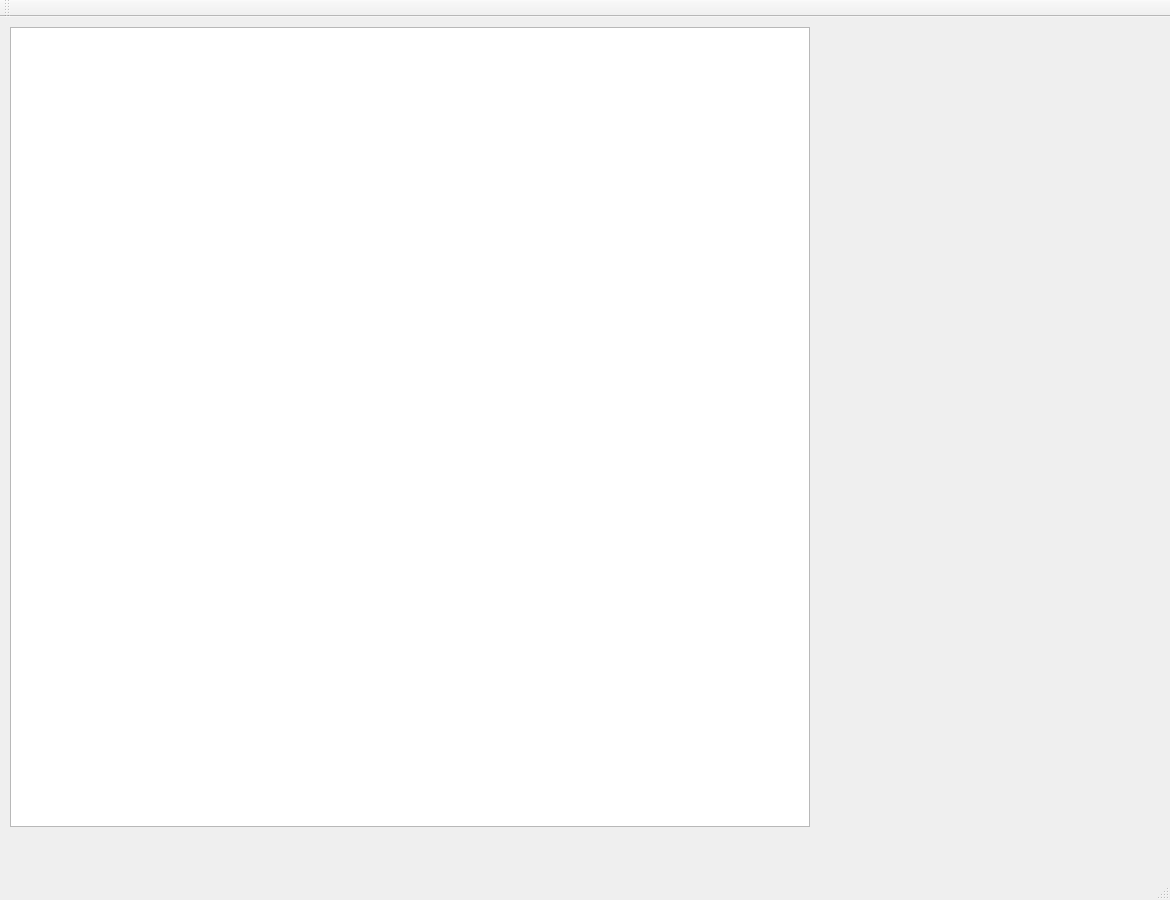
<?xml version="1.0" encoding="UTF-8"?>
<ui version="4.0">
 <class>MainWindow</class>
 <widget class="QMainWindow" name="MainWindow">
  <property name="geometry">
   <rect>
    <x>0</x>
    <y>0</y>
    <width>1170</width>
    <height>900</height>
   </rect>
  </property>
  <property name="windowTitle">
   <string>MainWindow</string>
  </property>
  <widget class="QWidget" name="centralWidget">
   <widget class="QListView" name="listView">
    <property name="geometry">
     <rect>
      <x>10</x>
      <y>10</y>
      <width>800</width>
      <height>800</height>
     </rect>
    </property>
   </widget>
  </widget>
  <widget class="QMenuBar" name="menuBar">
   <property name="geometry">
    <rect>
     <x>0</x>
     <y>0</y>
     <width>1170</width>
     <height>25</height>
    </rect>
   </property>
  </widget>
  <widget class="QToolBar" name="mainToolBar">
   <attribute name="toolBarArea">
    <enum>TopToolBarArea</enum>
   </attribute>
   <attribute name="toolBarBreak">
    <bool>false</bool>
   </attribute>
  </widget>
  <widget class="QStatusBar" name="statusBar"/>
 </widget>
 <layoutdefault spacing="6" margin="11"/>
 <resources/>
 <connections/>
</ui>
